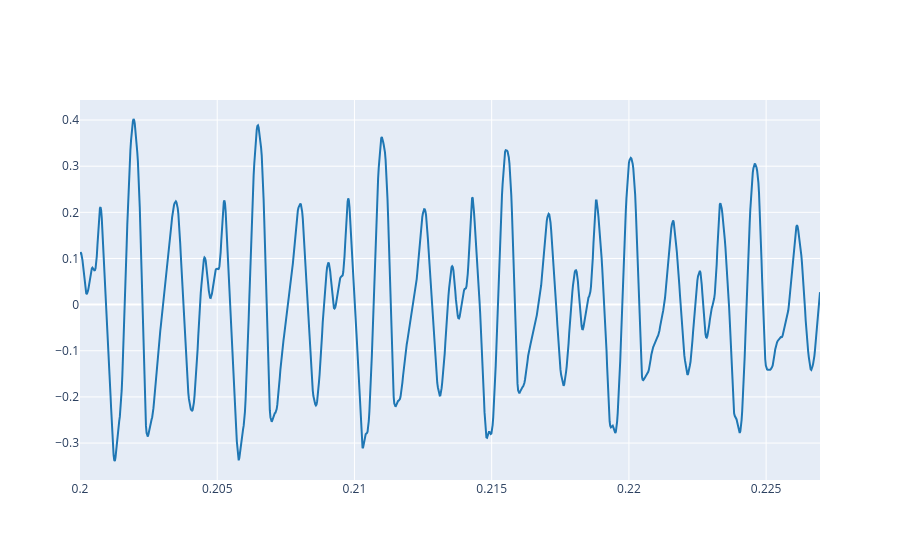

The code cell stored with this chart in its notebook:
### Code cell
# Write the code here

from pathlib import Path

#Copiado del Lab1

filepath = None
try:
    # If you have your own file in a cloned repository, uncomment and edit the line below.
    # filepath = Path('./sis1_name/your_file.wav')
    if filepath is None:
        raise FileNotFoundError
    ref, fs = load_audio(filepath)
    print(f'Using audio file: {filepath}')
except FileNotFoundError:
    filepath = Path('audio/PipaChina.wav')
    ref, fs = load_audio(filepath)
    print(f'Using bundled PipaChina audio: {filepath}')

#Cambiamos los timpos para que coinida con 5 periodos


# Un periodo T = 0,0045 s. 6 periodos seran 6T = 0,027
t_start = 0.20
t_end   = 0.227

## Calculado como: t_start + (6 * T) = 0.20 + (6 * 0.0045 s) = 0.227 s

plot_signals(ref, fs, t_start, t_end)

### Figure 1 — Plotly figure (JSON) as saved in the notebook; plotly's stock layout.template omitted (floating-point values rounded to 4 significant figures; data arrays with more than 128 entries replaced by an {"elided": "..."} marker saying what was removed)
{"data": [{"line": {"color": "#1f77b4", "shape": "linear"}, "mode": "lines", "name": "audio signal 0", "type": "scatter", "x": {"elided": "1190 float values"}, "y": {"elided": "1190 float values"}}], "layout": {}}
